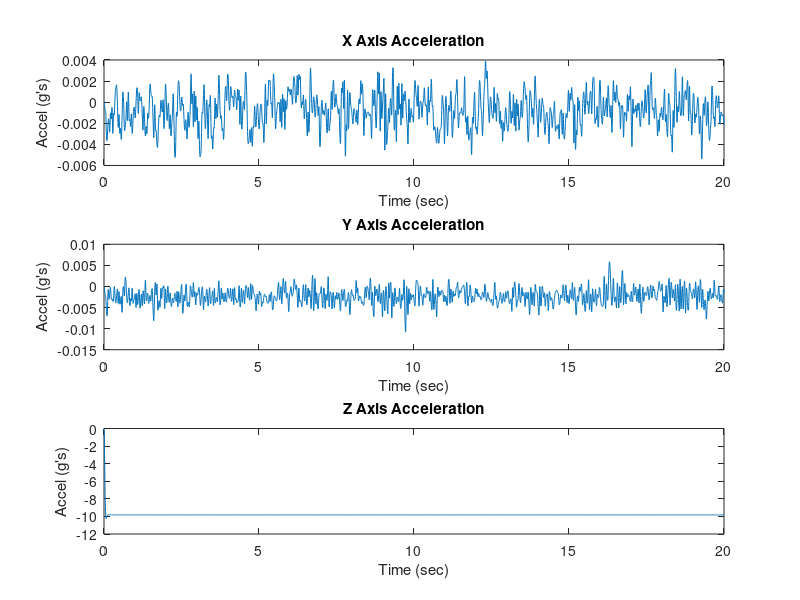
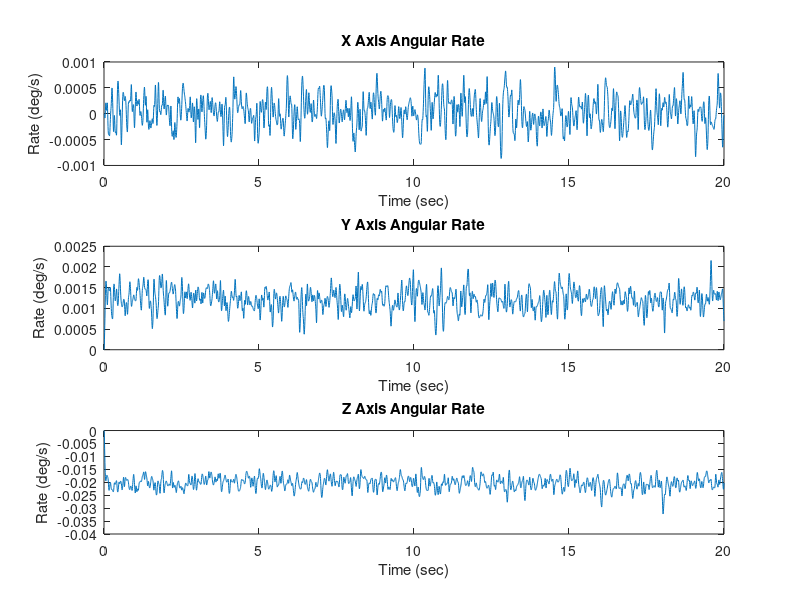

Recreate these plots in MATLAB, in order.
% Raspberrypi_MAT_stitcher(dir('Top6DOFModel_1_*.mat'));
% Raspberrypi_MAT_stitcher(dir('Top6DOFModel_2_*.mat'));
% Raspberrypi_MAT_stitcher(dir('Top6DOFModel_3_*.mat'));
% Raspberrypi_MAT_stitcher(dir('Top6DOFModel_4_*.mat'));
% Raspberrypi_MAT_stitcher(dir('Top6DOFModel_5_*.mat'));
% Raspberrypi_MAT_stitcher(dir('Top6DOFModel_6_*.mat'));

clear data

data1=load('Top6DOFModel_1__stitched.mat');
data2=load('Top6DOFModel_2__stitched.mat');
data3=load('Top6DOFModel_3__stitched.mat');
data4=load('Top6DOFModel_4__stitched.mat');
data5=load('Top6DOFModel_5__stitched.mat');
data6=load('Top6DOFModel_6__stitched.mat');


% Compute offset
% xAccel1 = mean(squeeze(data1.rt_yout.signals(2).values(1,1,:)));
% xAccel2 = mean(squeeze(data2.rt_yout.signals(2).values(1,1,:)));
% yAccel1 = mean(squeeze(data1.rt_yout.signals(2).values(1,2,:)));
% yAccel2 = mean(squeeze(data2.rt_yout.signals(2).values(1,2,:)));
% zAccel1 = mean(squeeze(data1.rt_yout.signals(2).values(1,3,:)));
% zAccel2 = mean(squeeze(data2.rt_yout.signals(2).values(1,3,:)));
% Accel = [mean([xAccel1 xAccel2]); mean([yAccel1 yAccel2]); mean([zAccel1 zAccel2])];
% uAccel = Accel / norm(Accel);
% planarAccel = [0 0 -1]';
% rotAxis = cross(uAccel,planarAccel)/norm(cross(uAccel,planarAccel));
% rotAngle = acos(dot(uAccel,planarAccel));
% 
% rotMat = rotAxis*rotAxis' + (eye(3,3) - rotAxis*rotAxis')*cos(rotAngle) + skewMat(rotAxis)*sin(rotAngle);
% rotEuler = DCMToEuler_321(rotMat);
% 
% rawAccelx = data1.rt_yout.signals(3).values(:,1);
% rawAccely = data1.rt_yout.signals(3).values(:,2);
% rawAccelz = data1.rt_yout.signals(3).values(:,3);
% fullRot = ZRot(pi)*M_IMU_To_Body;
% 
% for i=1:size(rawAccelx,1)
%     newAccel(i,:) = rotMat*[rawAccelx(i); rawAccely(i); rawAccelz(i)];
%     newAccel2(i,:) = M_IMU_To_Body*[rawAccelx(i); rawAccely(i); rawAccelz(i)];
%     newAccel3(i,:) = fullRot*[rawAccelx(i); rawAccely(i); rawAccelz(i)];
% end
%  return

data=data1;
thrusterCmds = squeeze(data.rt_yout.signals(1).values(1,:,:))';
sensorData = squeeze(data.rt_yout.signals(2).values(1,:,:))';

figure;
subplot(3,1,1);plot(data.rt_tout,sensorData(:,1))

title('X Axis Acceleration');xlabel('Time (sec)');ylabel('Accel (g''s)');
subplot(3,1,2);plot(data.rt_tout,sensorData(:,2))
title('Y Axis Acceleration');xlabel('Time (sec)');ylabel('Accel (g''s)');
subplot(3,1,3);plot(data.rt_tout,sensorData(:,3))
title('Z Axis Acceleration');xlabel('Time (sec)');ylabel('Accel (g''s)');

figure;
subplot(3,1,1);plot(data.rt_tout,sensorData(:,4))
title('X Axis Angular Rate');xlabel('Time (sec)');ylabel('Rate (deg/s)');
subplot(3,1,2);plot(data.rt_tout,sensorData(:,5))
title('Y Axis Angular Rate');xlabel('Time (sec)');ylabel('Rate (deg/s)');
subplot(3,1,3);plot(data.rt_tout,sensorData(:,6))
title('Z Axis Angular Rate');xlabel('Time (sec)');ylabel('Rate (deg/s)');
